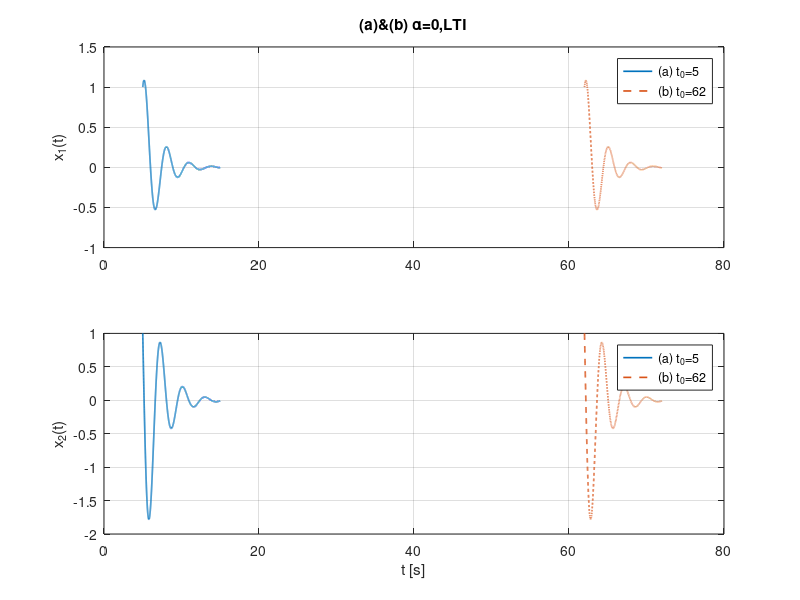

Write the MATLAB code that produced this figure. (Note: this script raises an error after producing the figure.)

clear; clc; close all;

x0 = [1;1];             % initial condition at t0
dur = 10;               % each experiment runs for 10 s

%% (a) alpha = 0 (LTI), t0 = 5 s
alpha = 0;
A_LTI = [0 1; -5 -1];
B = zeros(2,1); C = eye(2); D = zeros(2,1);

t0a = 5;  tf = t0a + dur;
t  = linspace(t0a, tf, 5001);       % uniform grid
u  = zeros(size(t));                % unforced

sysLTI = ss(A_LTI,B,C,D);
[ya, ta, xa] = lsim(sysLTI, u, t, x0);   % xa(:,1)=x1, xa(:,2)=x2

figure('Name','LTI responses (a)&(b)');
subplot(2,1,1); plot(ta, xa(:,1), 'LineWidth',1.2); grid on;
ylabel('x_1(t)'); title('(a)&(b) \alpha=0,LTI');
subplot(2,1,2); plot(ta, xa(:,2), 'LineWidth',1.2); grid on;
ylabel('x_2(t)'); xlabel('t [s]');

%% (b) alpha = 0 (LTI), t0 = 62 s 
t0b = 62; tf = t0b + dur;
t  = linspace(t0b, tf, 5001);
u  = zeros(size(t));
[yb, tb, xb] = lsim(sysLTI, u, t, x0);

% overlay to verify identical shape
subplot(2,1,1); hold on; plot(tb, yb(:,1), '--', 'LineWidth',1.2);
legend('(a) t_0=5','(b) t_0=62','Location','best');
subplot(2,1,2); hold on; plot(tb, yb(:,2), '--', 'LineWidth',1.2);
legend('(a) t_0=5','(b) t_0=62','Location','best');



%%  (c) alpha = 1 (LTV), t0 = 5 s 

ltvSys = ltvss(@ltvssDataFcn);
t = linspace(t0a, t0a+dur, 5001);            %Total Simulation Time  
u = [];   % no input                  % initial condition
[y,~,x] = lsim(ltvSys,u,t,x0);

    
figure('Name','LTV responses (c)&(d)');
subplot(2,2,1); plot(t, y(:,1), 'LineWidth',1.2); grid on;
ylabel('x_1(t)'); title('(c) \alpha=1,  t\in[5,15] s');
subplot(2,2,2); plot(t, y(:,2), 'LineWidth',1.2); grid on;
ylabel('x_2(t)'); title('(c) \alpha=1,  t\in[5,15] s');xlabel('t [s]');
hold on


%%  (d) alpha = 1 (LTV), t0 = 62 s 

t = linspace(t0b, t0b + dur, 5001);
u = [];   % no input                  % initial condition
[y,~,x] = lsim(ltvSys,u,t,x0);
subplot(2,2,3); hold on; plot(t, y(:,1), '--', 'LineWidth',1.2);
ylabel('x_1(t)'); title('(d) \alpha=1,  t\in[62,72] s');
subplot(2,2,4); hold on; plot(t, y(:,2), '--', 'LineWidth',1.2);
ylabel('x_2(t)'); title('(d) \alpha=1,  t\in[62,72] s');xlabel('t [s]');


function [A,B,C,D,E,dx0,x0,u0,y0,Delays] = ltvssDataFcn(t)
    A = [1*cos(t) 1; -5 -1];
    B = zeros(2,1);
    C = eye(2);
    D = zeros(2,1);
    E = [];
    dx0 = [];
    x0 = [];
    u0 = [];
    y0 = [];
    Delays = [];
end